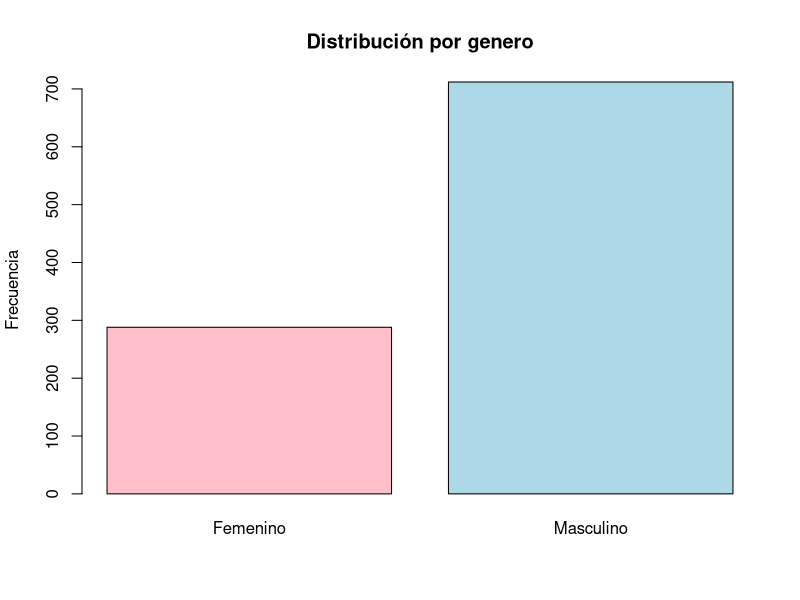
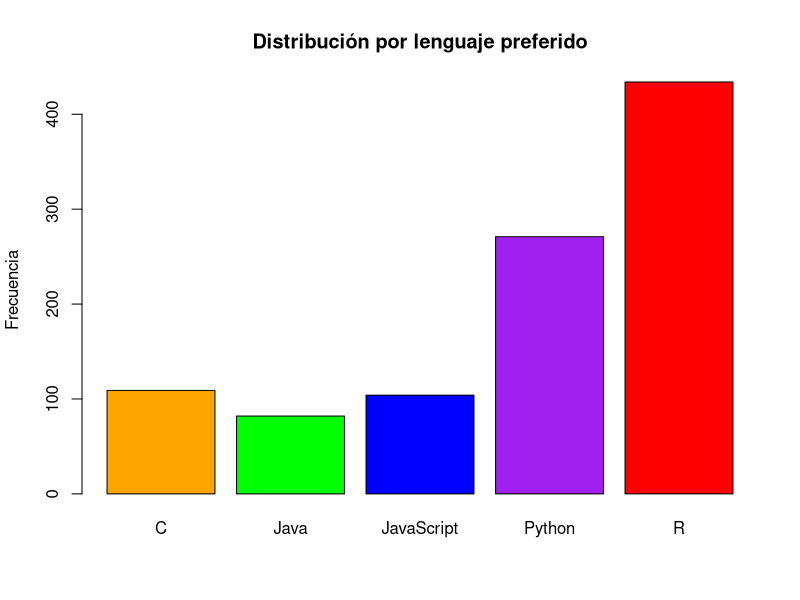
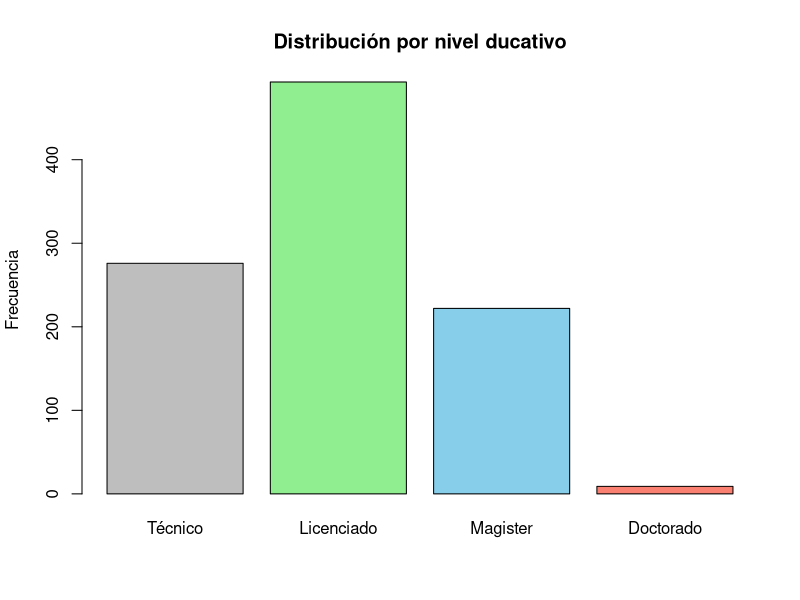
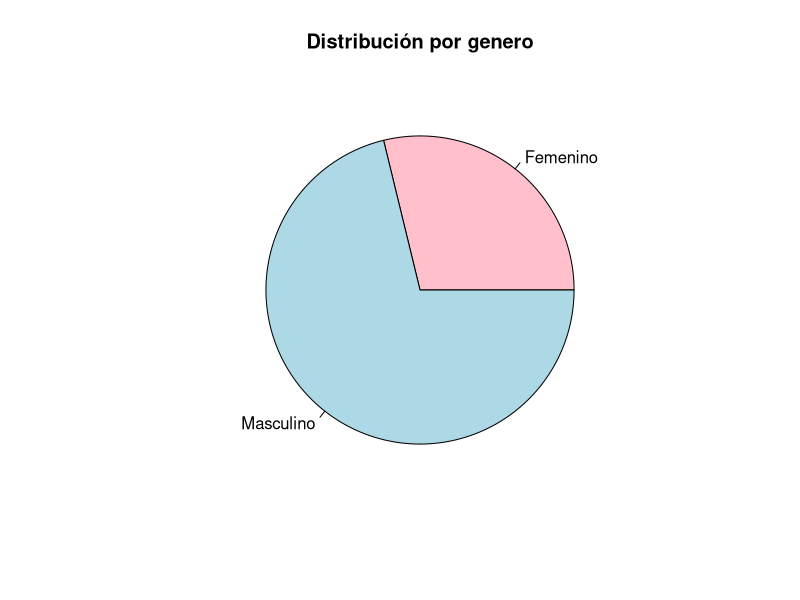
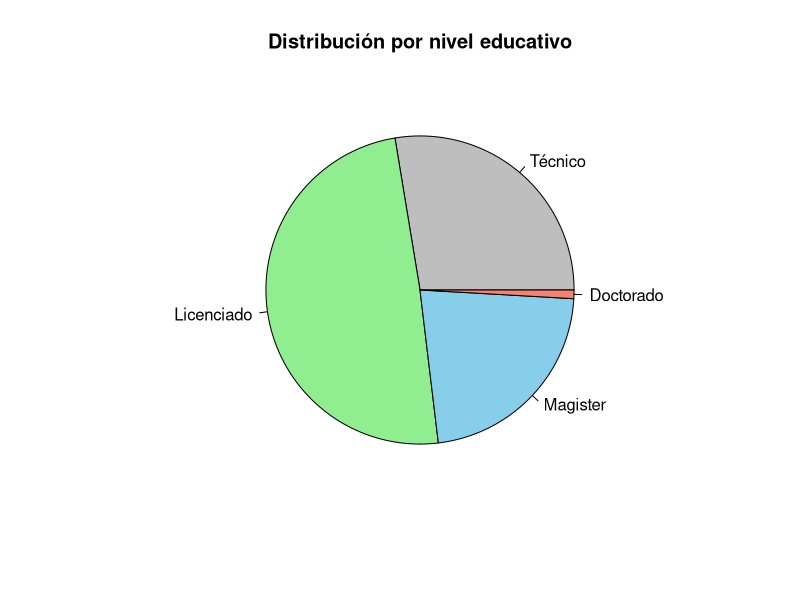
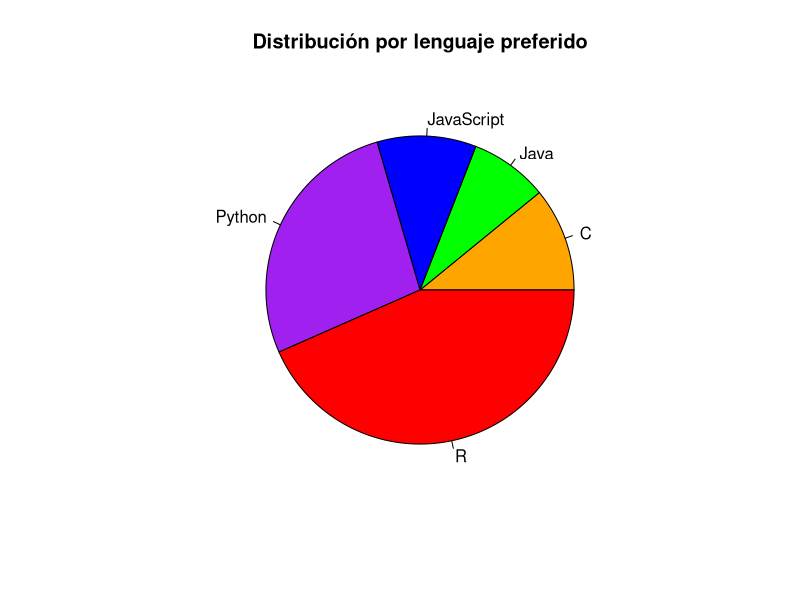
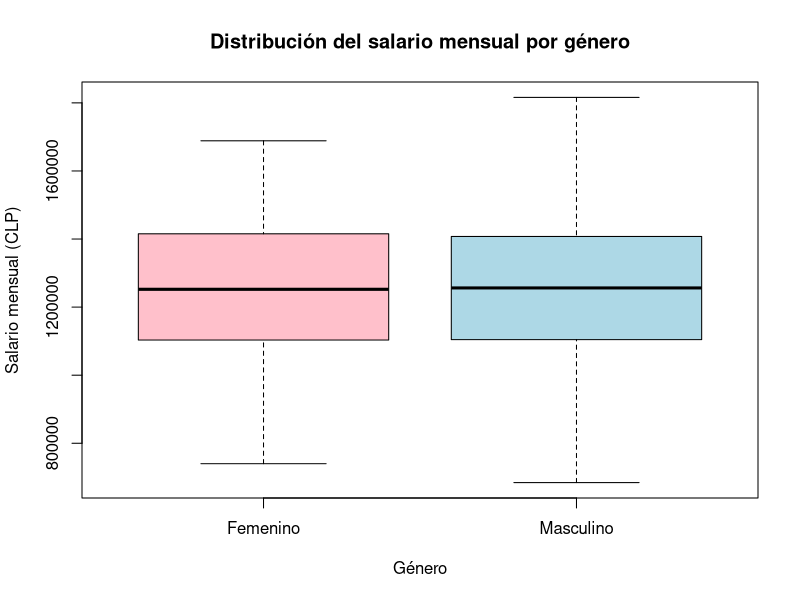

Here is the R script that generated these plots, in order: (Note: this script raises an error after producing the figures.)
## 1 ##################################################

library(readxl)
setwd("C:/Users/Basti/Desktop/proyectos/UDA/uda-r/formacion 3")
bd_programadores <- read_excel("bd_programadores.xlsx")

str(bd_programadores)

# Variables cualitativas 
# Nominales: genero - lenguaje_preferido
# Ordinales: nivel_educativo

# Variables cuantitativas
# Discretas: Edad - horas_trabajo_semanal - proyectos_realizados 
# - salario_mensual - experiencia          

bd_programadores$genero <- as.factor(bd_programadores$genero)
bd_programadores$lenguaje_preferido <- as.factor(bd_programadores$lenguaje_preferido)
bd_programadores$nivel_educativo <- as.factor(bd_programadores$nivel_educativo)


tabla_genero <- table(bd_programadores$genero)
prop_genero <- prop.table(tabla_genero)
percent_genero <- prop_genero * 100

tabla_lp <- table(bd_programadores$lenguaje_preferido)
prop_lp <- prop.table(tabla_lp)
percent_lp <- prop_lp * 100

tabla_ne <- table(bd_programadores$nivel_educativo)
prop_ne <- prop.table(tabla_ne)
percent_ne <- prop_ne * 100

# Graficos de barras

colores_genero <- c("pink", "lightblue")
colores_lp <- c("orange", "green", "blue", "purple", "red")
colores_ne <- c("gray", "lightgreen", "skyblue", "salmon")


barplot(tabla_genero, col = colores_genero, 
        main = "Distribución por genero", 
        ylab = "Frecuencia",)

barplot(tabla_lp, col = colores_lp, 
        main = "Distribución por lenguaje preferido", 
        ylab = "Frecuencia")

orden <- c("Técnico", "Licenciado", "Magister", "Doctorado")
barplot(tabla_ne[orden], col = colores_ne, 
        main = "Distribución por nivel ducativo", 
        ylab = "Frecuencia")

# Graficos torta
pie(c(288, 712),
    main = "Distribución por genero",
    labels = c("Femenino", "Masculino"),
    col = colores_genero)

pie(c(276, 493, 222, 9),
    main = "Distribución por nivel educativo",
    labels = c("Técnico", "Licenciado", "Magister", "Doctorado"),
    col= colores_ne)
  
pie(c(109, 82, 104, 271, 434),
    main = "Distribución por lenguaje preferido",
    labels = c("C", "Java", "JavaScript", "Python", "R"),
    col= colores_lp)


## 2 #########################################

salario_mensual <- bd_programadores$salario_mensual
genero <- bd_programadores$genero

# Media por genero
media_f <- mean(salario_mensual[genero == "Femenino"])
media_m <- mean(salario_mensual[genero == "Masculino"])

# Mediana por genero
mediana_f <- median(salario_mensual[genero == "Femenino"])
mediana_m <- median(salario_mensual[genero == "Masculino"])

cat("Masculino - Media:", media_m, "Mediana:", mediana_m, "\n")
cat("Femenino - Media:", media_f, "Mediana:", mediana_f, "\n")

x11()

boxplot(salario_mensual ~ genero,
        main = "Distribución del salario mensual por género",
        xlab = "Género", ylab = "Salario mensual (CLP)",
        col = c("pink", "lightblue"))

# Desviación estandar por genero
desv_m <- sd(salario_mensual[genero == "Masculino"])
desv_f <- sd(salario_mensual[genero == "Femenino"])

# Rango
range_m <- range(salario_mensual[genero == "Masculino"])
range_f <- range(salario_mensual[genero == "Femenino"])

# Varianza
var_m <- var(salario_mensual[genero == "Masculino"])
var_f <- var(salario_mensual[genero == "Femenino"])

ggplot(bd_programadores, aes(x = salario_mensual, fill = genero)) +
  geom_histogram(position = "identity", alpha = 0.6, bins = 15) +
  facet_wrap(~ genero) +
  labs(title = "Histograma de salario mensual por género",
       x = "Salario mensual (CLP)", y = "Frecuencia") +
  theme_minimal()


## 3 ###################################################################

nivel_educativo <- bd_programadores$nivel_educativo
lenguaje_preferido <- bd_programadores$lenguaje_preferido

media_edu <- tapply(salario_mensual, nivel_educativo, mean)
mediana_edu <- tapply(salario_mensual, nivel_educativo, median)
desv_edu <- tapply(salario_mensual, nivel_educativo, sd)

x11()
# Boxplot por lenguaje
boxplot(salario_mensual ~ nivel_educativo,
        data = bd_programadores,
        main = "Salario mensual según Nivel Educativo",
        xlab = "Nivel educativo", ylab = "Salario mensual (CLP)",
        col = "lightblue", las = 2) 


# Histograma por lenguaje
ggplot(bd_programadores, aes(x = salario_mensual, fill = nivel_educativo)) +
  geom_histogram(position = "identity", alpha = 0.6, bins = 15) +
  facet_wrap(~ nivel_educativo) +
  labs(title = "Histograma de salario mensual por Nivel Educativo",
       x = "Salario mensual (CLP)", y = "Frecuencia") +
  theme_minimal()

# Medidas por lenguaje preferido
media_leng <- tapply(salario_mensual, bd_programadores$lenguaje_preferido, mean)
mediana_leng <- tapply(salario_mensual, bd_programadores$lenguaje_preferido, median)
desv_leng <- tapply(salario_mensual, bd_programadores$lenguaje_preferido, sd)

# Boxplot por lenguaje
boxplot(salario_mensual ~ lenguaje_preferido,
        data = bd_programadores,
        main = "Salario mensual según lenguaje preferido",
        xlab = "Lenguaje de programación", ylab = "Salario mensual (CLP)",
        col = "lightblue", las = 2)  # las = 2 para girar etiquetas si son largas

# Histograma por lenguaje
ggplot(bd_programadores, aes(x = salario_mensual, fill = lenguaje_preferido)) +
  geom_histogram(position = "identity", alpha = 0.6, bins = 15) +
  facet_wrap(~ lenguaje_preferido) +
  labs(title = "Histograma de salario mensual por lenguaje preferido",
       x = "Salario mensual (CLP)", y = "Frecuencia") +
  theme_minimal()

## 4 ##########################################

# Lista de variables cuantitativas
variables_cuantitativas <- c("edad", "horas_trabajo_semanal", "experiencia",
                             "proyectos_realizados", "salario_mensual")

# Función para calcular frecuencias observadas y evaluar Chebyshev
analizar_variable <- function(var) {
  x <- bd_programadores[[var]]
  media <- mean(x)
  desv <- sd(x)
  
  emp_1 <- mean(x >= (media - 1*desv) & x <= (media + 1*desv))
  emp_2 <- mean(x >= (media - 2*desv) & x <= (media + 2*desv))
  emp_3 <- mean(x >= (media - 3*desv) & x <= (media + 3*desv))
  
  cheb_2 <- emp_2 >= 0.75
  cheb_3 <- emp_3 >= 0.8889
  
  cat("VARIABLE:", var, "\n")
  cat("Media:", round(media, 2), "Desv.Est.:", round(desv, 2), "\n")
  cat("±1 desviación:", round(emp_1 * 100, 2), "%\n")
  cat("±2 desviaciones:", round(emp_2 * 100, 2), "% →", 
      ifelse(cheb_2, "Cumple Chebyshev", "No cumple"), "\n")
  cat("±3 desviaciones:", round(emp_3 * 100, 2), "% →", 
      ifelse(cheb_3, "Cumple Chebyshev", "No cumple"), "\n\n")
}

# Aplicar a cada variable
for (var in variables_cuantitativas) {
  analizar_variable(var)
}

## 5 - 6 ####################################################

boxplot(salario_mensual ~ genero,
        main = "Distribución del salario mensual por género",
        xlab = "Género", ylab = "Salario mensual (CLP)",
        col = c("pink", "lightblue"))

boxplot(salario_mensual ~ nivel_educativo,
        data = bd_programadores,
        main = "Salario mensual según Nivel Educativo",
        xlab = "Nivel educativo", ylab = "Salario mensual (CLP)",
        col = "lightblue", las = 2)

boxplot(salario_mensual ~ lenguaje_preferido,
        data = bd_programadores,
        main = "Salario mensual según lenguaje preferido",
        xlab = "Lenguaje de programación", ylab = "Salario mensual (CLP)",
        col = "lightblue", las = 2)

## 7 ##############################################################

# Seleccionar solo las variables cuantitativas
datos_cuantitativos <- bd_programadores[, c("edad", "horas_trabajo_semanal", "experiencia",
                                            "proyectos_realizados", "salario_mensual")]

# Matriz de correlación de Pearson
correlaciones <- cor(datos_cuantitativos)
print(correlaciones)

pairs(datos_cuantitativos,
      main = "Matriz de dispersión entre variables cuantitativas",
      pch = 19, col = "steelblue")

